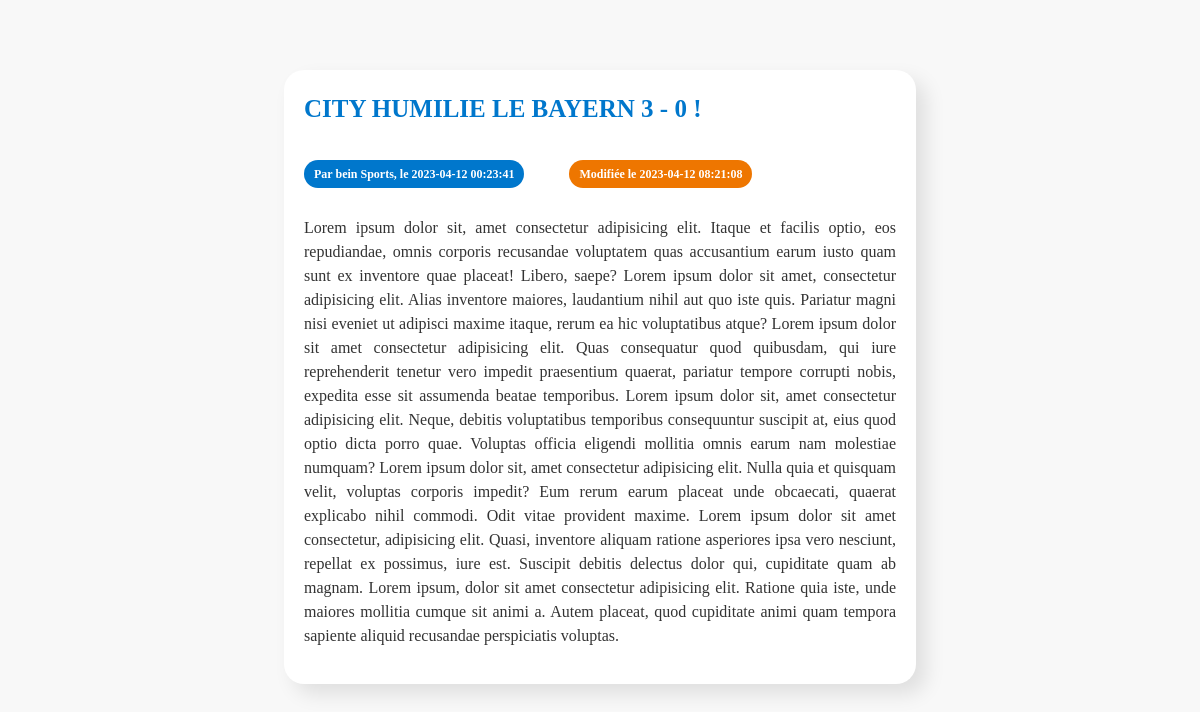
The app's page /vues/details_news.php?id=14 with its own data.
### tables this page shows
CREATE TABLE IF NOT EXISTS `news` (
  `id` smallint(5) UNSIGNED NOT NULL AUTO_INCREMENT,
  `auteur` varchar(30) NOT NULL,
  `titre` varchar(100) NOT NULL,
  `contenu` text NOT NULL,
  `dateAjout` datetime NOT NULL,
  `dateModif` datetime NOT NULL,
  PRIMARY KEY (`id`)
);

### modeles/NewsManager.php (called while the page is built, shortened)
<?php
class NewsManager {
    private $db;
    public function __construct(PDO $db) {
        $this->db = $db;
    }
    public function getNewsById($id)
    {
        $query = $this->db->prepare('SELECT * FROM news WHERE id = :id');
        $query->bindValue(':id', $id, PDO::PARAM_INT);
        $query->execute();
        $result = $query->fetch(PDO::FETCH_ASSOC);
        if ($result !== false) {
            return new News($result['id'], $result['auteur'], $result['titre'], $result['contenu'], $result['dateAjout'], $result['dateModif']);
        } else {
            return false;
        }
    }
}
?>

### controleurs/News.php (called while the page is built, shortened)
<?php
class News {
    private $auteur;
    private $titre;
    private $contenu;
    private $dateAjout;
    private $dateModif;
    public function __construct($id, $auteur, $titre, $contenu, $dateAjout, $dateModif) {
        $this->auteur = $auteur;
        $this->titre = $titre;
        $this->contenu = $contenu;
        $this->dateAjout = $dateAjout;
        $this->dateModif = $dateModif;
    }
    public function getAuteur() {
        return $this->auteur;
    }
    public function getTitre() {
        return $this->titre;
    }
    public function getContenu() {
        return $this->contenu;
    }
    public function getDateAjout() {
        return $this->dateAjout;
    }
    public function getDateModif() {
        return $this->dateModif;
    }
}
?>

### vues/details_news.php (the view, shortened to what this page needs)
<!DOCTYPE html>
<html lang="en">
<head>
    <link rel="stylesheet" href="styles/Detail_design.css">
</head>
<body>
<?php
require_once('../controleurs/News.php');
require_once('../modeles/NewsManager.php');
require_once('../modeles/db_connect.php');
if (isset($_GET['id'])) {
    $manager = new NewsManager($pdo);
    $news = $manager->getNewsById($_GET['id']);
}
if (isset($news)) {
    echo '<div class="news-container">';
    echo '<h2>' . $news->getTitre() . '</h2>';
    echo '<p class="date published">Par ' . $news->getAuteur() . ', le ' . $news->getDateAjout() . '</p>';
    if ($news->getDateAjout() != $news->getDateModif()) {
        echo '<p class="date modified">Modifiée le '.$news->getDateModif().'</p>';
    }
    echo '<div class="news-content"><p>' . $news->getContenu() . '</p></div>';
    echo '</div>';
} else {
    echo '<p>Cette news n\'existe pas.</p>';
}
?>
</body>
</html>

### vues/styles/Detail_design.css (style rules this page uses)
body { background-color: #f8f8f8; font-family: cursive; font-size: 16px; line-height: 1.5; color: #333; position: relative; }
.news-container { width: 50%; margin: 0 auto; background-color: #fff; border-radius: 20px; box-shadow: 10px 10px 20px rgba(0, 0, 0, 0.1); margin-top: 70px; padding: 20px; }
.news-container .date { display: inline-block; padding: 5px 10px; margin-right: 10px; border-radius: 20px; color: #fff; font-size: 12px; font-weight: bold; }
.news-container .date.published { background-color: #0077cc; }
.news-container .date.modified { background-color: #ee7600; margin-left: 35px; }
.news-content { word-wrap: break-word; text-align: justify; }
.news-container h2 { margin-top: 0; color: #0077cc; font-size: 25px; font-weight: bold; }

### records on screen
news: titre "CITY HUMILIE LE BAYERN 3 - 0 !", auteur "bein Sports", dateAjout "2023-04-12 00:23:41", dateModif "2023-04-12 08:21:08", contenu "Lorem ipsum dolor sit, amet consectetur adipisicing elit. Itaque et facilis optio, eos repudiandae, omnis corporis recusandae voluptatem quas accusantium earum iusto quam sunt ex inventore quae placeat! Libero, saepe? Lorem ipsum dolor sit amet, consectetur adipisicing elit. Alias inventore maiores, laudantium nihil aut quo iste quis. Pariatur magni nisi eveniet ut adipisci maxime itaque, rerum ea hic voluptatibus atque? Lorem ipsum dolor sit amet consectetur adipisicing elit. Quas consequatur quod quibusdam, qui iure reprehenderit tenetur vero impedit praesentium quaerat, pariatur tempore corrupti nobis, expedita esse sit assumenda beatae temporibus. Lorem ipsum dolor sit, amet consectetur…"
